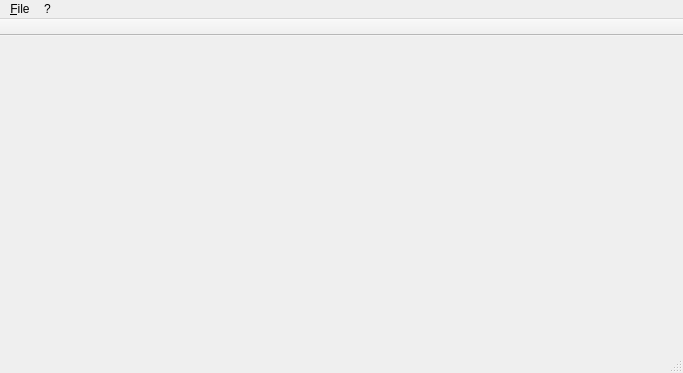
<?xml version="1.0" encoding="UTF-8"?>
<ui version="4.0">
 <class>TrendsMainWindow</class>
 <widget class="QMainWindow" name="TrendsMainWindow">
  <property name="geometry">
   <rect>
    <x>0</x>
    <y>0</y>
    <width>683</width>
    <height>373</height>
   </rect>
  </property>
  <property name="windowTitle">
   <string>TrendsMainWindow</string>
  </property>
  <widget class="QWidget" name="centralWidget"/>
  <widget class="QMenuBar" name="menuBar">
   <property name="geometry">
    <rect>
     <x>0</x>
     <y>0</y>
     <width>683</width>
     <height>20</height>
    </rect>
   </property>
   <widget class="QMenu" name="menu_File">
    <property name="title">
     <string>&amp;File</string>
    </property>
    <addaction name="actionOpen"/>
    <addaction name="actionSave"/>
    <addaction name="separator"/>
    <addaction name="actionExit"/>
   </widget>
   <widget class="QMenu" name="menu">
    <property name="title">
     <string>?</string>
    </property>
    <addaction name="actionAbout"/>
   </widget>
   <addaction name="menu_File"/>
   <addaction name="menu"/>
  </widget>
  <widget class="QToolBar" name="mainToolBar">
   <property name="enabled">
    <bool>true</bool>
   </property>
   <property name="movable">
    <bool>false</bool>
   </property>
   <attribute name="toolBarArea">
    <enum>TopToolBarArea</enum>
   </attribute>
   <attribute name="toolBarBreak">
    <bool>false</bool>
   </attribute>
  </widget>
  <widget class="QStatusBar" name="statusBar"/>
  <action name="actionOpen">
   <property name="text">
    <string>&amp;Open</string>
   </property>
  </action>
  <action name="actionSave">
   <property name="text">
    <string>&amp;Save</string>
   </property>
  </action>
  <action name="actionExit">
   <property name="text">
    <string>E&amp;xit</string>
   </property>
  </action>
  <action name="actionAbout">
   <property name="text">
    <string>&amp;About</string>
   </property>
  </action>
 </widget>
 <layoutdefault spacing="6" margin="11"/>
 <resources/>
 <connections/>
</ui>
